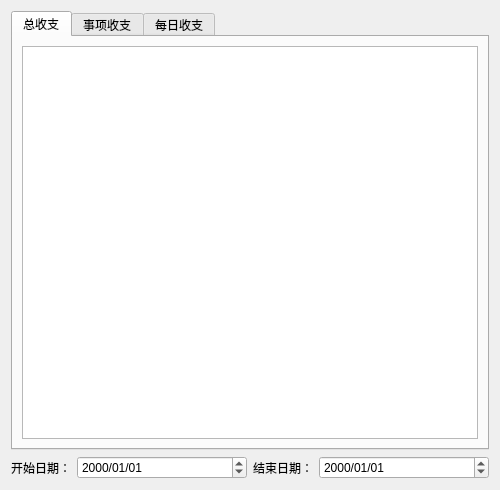
<?xml version="1.0" encoding="UTF-8"?>
<ui version="4.0">
 <class>Dialog</class>
 <widget class="QDialog" name="Dialog">
  <property name="geometry">
   <rect>
    <x>0</x>
    <y>0</y>
    <width>500</width>
    <height>490</height>
   </rect>
  </property>
  <property name="windowTitle">
   <string>统计信息</string>
  </property>
  <layout class="QGridLayout" name="gridLayout">
   <item row="1" column="2">
    <widget class="QLabel" name="labEndDate">
     <property name="sizePolicy">
      <sizepolicy hsizetype="Maximum" vsizetype="Preferred">
       <horstretch>0</horstretch>
       <verstretch>0</verstretch>
      </sizepolicy>
     </property>
     <property name="text">
      <string>结束日期：</string>
     </property>
    </widget>
   </item>
   <item row="1" column="0">
    <widget class="QLabel" name="labStartDate">
     <property name="sizePolicy">
      <sizepolicy hsizetype="Maximum" vsizetype="Preferred">
       <horstretch>0</horstretch>
       <verstretch>0</verstretch>
      </sizepolicy>
     </property>
     <property name="text">
      <string>开始日期：</string>
     </property>
    </widget>
   </item>
   <item row="1" column="1">
    <widget class="QDateEdit" name="startDateEdit">
     <property name="sizePolicy">
      <sizepolicy hsizetype="Expanding" vsizetype="Fixed">
       <horstretch>0</horstretch>
       <verstretch>0</verstretch>
      </sizepolicy>
     </property>
     <property name="displayFormat">
      <string>yyyy/MM/dd</string>
     </property>
    </widget>
   </item>
   <item row="1" column="3">
    <widget class="QDateEdit" name="endDateEdit">
     <property name="sizePolicy">
      <sizepolicy hsizetype="Expanding" vsizetype="Fixed">
       <horstretch>0</horstretch>
       <verstretch>0</verstretch>
      </sizepolicy>
     </property>
     <property name="displayFormat">
      <string>yyyy/MM/dd</string>
     </property>
    </widget>
   </item>
   <item row="0" column="0" colspan="4">
    <widget class="QTabWidget" name="graphTab">
     <property name="currentIndex">
      <number>0</number>
     </property>
     <widget class="QWidget" name="statTotal">
      <attribute name="title">
       <string>总收支</string>
      </attribute>
      <layout class="QGridLayout" name="gridLayout_Total">
       <item row="0" column="0">
        <widget class="QChartView" name="totalView">
         <property name="renderHints">
          <set>QPainter::Antialiasing|QPainter::TextAntialiasing</set>
         </property>
        </widget>
       </item>
      </layout>
     </widget>
     <widget class="QWidget" name="statEvent">
      <attribute name="title">
       <string>事项收支</string>
      </attribute>
      <layout class="QGridLayout" name="gridLayout_Event">
       <item row="0" column="0">
        <widget class="QChartView" name="eventView">
         <property name="renderHints">
          <set>QPainter::Antialiasing|QPainter::TextAntialiasing</set>
         </property>
        </widget>
       </item>
      </layout>
     </widget>
     <widget class="QWidget" name="statDate">
      <attribute name="title">
       <string>每日收支</string>
      </attribute>
      <layout class="QGridLayout" name="gridLayout_Date">
       <item row="0" column="0">
        <widget class="QChartView" name="dateView">
         <property name="renderHints">
          <set>QPainter::Antialiasing|QPainter::TextAntialiasing</set>
         </property>
        </widget>
       </item>
      </layout>
     </widget>
    </widget>
   </item>
  </layout>
 </widget>
 <customwidgets>
  <customwidget>
   <class>QChartView</class>
   <extends>QGraphicsView</extends>
   <header>qchartview.h</header>
  </customwidget>
 </customwidgets>
 <resources/>
 <connections/>
</ui>
